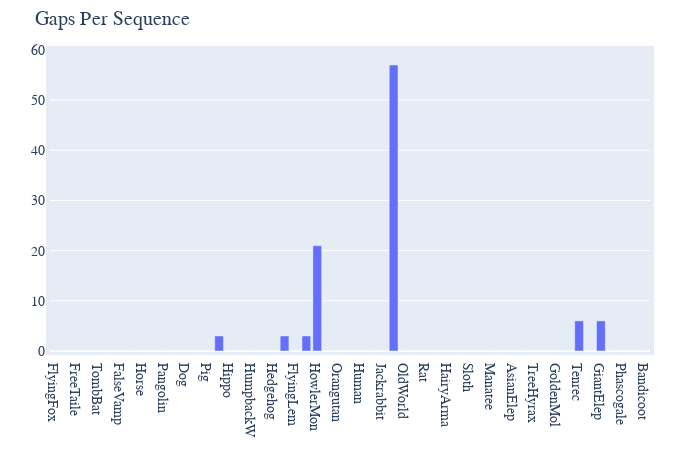

The cell this chart's notebook holds for it:
### Markdown cell above
# Counting gaps per sequence

### Code cell
from cogent3 import load_aligned_seqs

aln = load_aligned_seqs('../../tests/data/brca1.fasta', moltype='dna')

counts = aln.count_gaps_per_seq(unique=True, drawable='bar')
counts.show(width=500)

### Figure 1 — Plotly figure (JSON) as saved in the notebook; plotly's stock layout.template omitted (floating-point values rounded to 4 significant figures)
{"data": [{"type": "bar", "x": ["FlyingFox", "DogFaced", "FreeTaile", "LittleBro", "TombBat", "RoundEare", "FalseVamp", "LeafNose", "Horse", "Rhino", "Pangolin", "Cat", "Dog", "Llama", "Pig", "Cow", "Hippo", "SpermWhale", "HumpbackW", "Mole", "Hedgehog", "TreeShrew", "FlyingLem", "Galago", "HowlerMon", "Rhesus", "Orangutan", "Gorilla", "Human", "Chimpanzee", "Jackrabbit", "FlyingSqu", "OldWorld", "Mouse", "Rat", "NineBande", "HairyArma", "Anteater", "Sloth", "Dugong", "Manatee", "AfricanEl", "AsianElep", "RockHyrax", "TreeHyrax", "Aardvark", "GoldenMol", "Madagascar", "Tenrec", "LesserEle", "GiantElep", "Caenolest", "Phascogale", "Wombat", "Bandicoot"], "y": [0, 0, 0, 0, 0, 0, 0, 0, 0, 0, 0, 0, 0, 0, 0, 3, 0, 0, 0, 0, 0, 3, 0, 3, 21, 0, 0, 0, 0, 0, 0, 57, 0, 0, 0, 0, 0, 0, 0, 0, 0, 0, 0, 0, 0, 0, 0, 0, 6, 0, 6, 0, 0, 0, 0]}], "layout": {"autosize": false, "font": {"family": "Balto", "size": 14}, "height": 450, "hovermode": "closest", "margin": {"b": 50, "l": 50, "pad": 4, "r": 50, "t": 50}, "showlegend": false, "title": {"text": "Gaps Per Sequence"}, "width": 700, "xaxis": {"autorange": true, "range": [-0.5, 54.5], "type": "category", "visible": true}, "yaxis": {"autorange": true, "range": [0, 60], "type": "linear", "visible": true}}}
